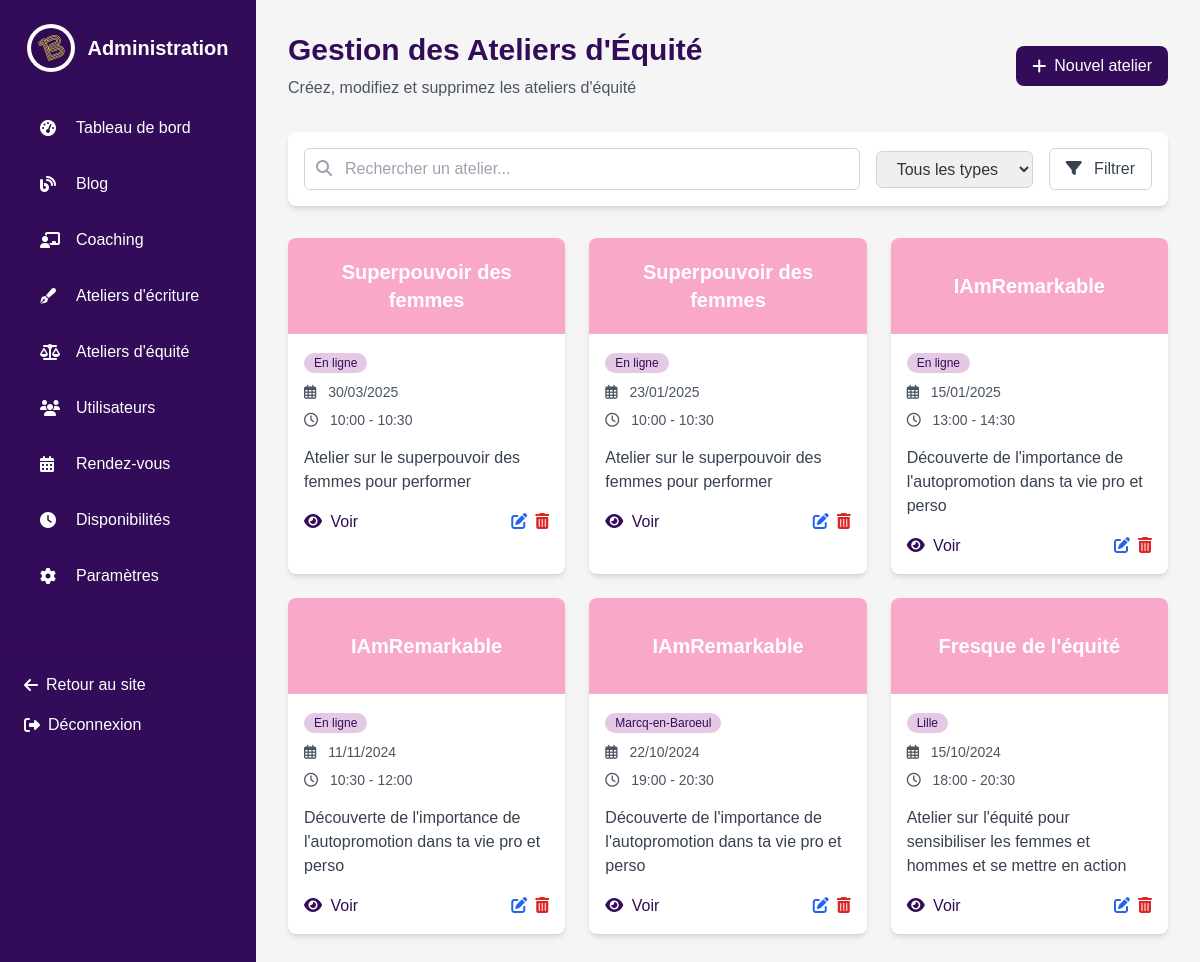
Page /frontend/admin/equityAdmin.php on the committed database.
### tables this page shows
CREATE TABLE `atelier_equite` (
  `id` int(11) NOT NULL,
  `nom` varchar(255) NOT NULL,
  `description` text NOT NULL,
  `date` date NOT NULL,
  `heure_debut` time NOT NULL,
  `heure_fin` time NOT NULL,
  `type` varchar(100) NOT NULL
);

### frontend/admin/equityAdmin.php (the view, shortened to what this page needs)
<?php
require("../../backend/utils/ConnectToBDD.php");
$query = "SELECT * FROM atelier_equite ORDER BY id DESC";
$stmt = $pdo->prepare($query);
$stmt->execute();
$workshops = $stmt->fetchAll(PDO::FETCH_ASSOC);
?>
<!DOCTYPE html>
<html lang="fr">
<head>
    <script src="https://cdn.tailwindcss.com"></script>
    <link rel="stylesheet" href="https://cdnjs.cloudflare.com/ajax/libs/font-awesome/6.4.0/css/all.min.css">
</head>
<body class="bg-lightgray text-darkgray">
    <div class="flex min-h-screen">
        <aside class="w-64 bg-violet text-white fixed h-full overflow-y-auto">
            <div class="p-6">
                <div class="flex items-center justify-center mb-8">
                    <img src="../../src/img/logo.jpg" alt="Logo Ligne 13" class="h-12 w-auto bg-white rounded-full p-1">
                    <h1 class="text-xl font-bold ml-3">Administration</h1>
                </div>
                <nav>
                    <ul class="space-y-2">
                        <li>
                            <a href="../admin.php" class="flex items-center px-4 py-3 rounded-lg hover:bg-violet/80 transition-colors">
                                <i class="fas fa-tachometer-alt w-6"></i>
                                <span class="ml-3">Tableau de bord</span>
                            </a>
                        </li>
                        <li>
                            <a href="blogAdmin.php" class="flex items-center px-4 py-3 rounded-lg hover:bg-violet/80 transition-colors">
                                <i class="fas fa-blog w-6"></i>
                                <span class="ml-3">Blog</span>
                            </a>
                        </li>
                        <li>
                            <a href="coachingAdmin.php" class="flex items-center px-4 py-3 rounded-lg hover:bg-violet/80 transition-colors">
                                <i class="fas fa-chalkboard-teacher w-6"></i>
                                <span class="ml-3">Coaching</span>
                            </a>
                        </li>
                        <li>
                            <a href="writingAdmin.php" class="flex items-center px-4 py-3 rounded-lg hover:bg-violet/80 transition-colors">
                                <i class="fas fa-pen-fancy w-6"></i>
                                <span class="ml-3">Ateliers d'écriture</span>
                            </a>
                        </li>
                        <li>
                            <a href="equityAdmin.php" class="flex items-center px-4 py-3 rounded-lg hover:bg-violet/80 transition-colors">
                                <i class="fas fa-balance-scale w-6"></i>
                                <span class="ml-3">Ateliers d'équité</span>
                            </a>
                        </li>
                        <li>
                            <a href="usersAdmin.php" class="flex items-center px-4 py-3 rounded-lg hover:bg-violet/80 transition-colors">
                                <i class="fas fa-users w-6"></i>
                                <span class="ml-3">Utilisateurs</span>
                            </a>
                        </li>
                        <li>
                            <a href="appointmentsAdmin.php" class="flex items-center px-4 py-3 rounded-lg bg-violet/80 transition-colors">
                                <i class="fas fa-calendar-alt w-6"></i>
                                <span class="ml-3">Rendez-vous</span>
                            </a>
                        </li>
                        <li>
                            <a href="availabilityAdmin.php" class="flex items-center px-4 py-3 rounded-lg hover:bg-violet/80 transition-colors">
                                <i class="fas fa-clock w-6"></i>
                                <span class="ml-3">Disponibilités</span>
                            </a>
                        </li>
                        <li>
                            <a href="#" class="flex items-center px-4 py-3 rounded-lg hover:bg-violet/80 transition-colors">
                                <i class="fas fa-cog w-6"></i>
                                <span class="ml-3">Paramètres</span>
                            </a>
                        </li>
                    </ul>
                </nav>
            </div>
            <div class="p-6 border-t border-violet/30 mt-6">
            <a href="../frontend/index.php" class="flex items-center text-white hover:text-jaune transition-colors">
                    <i class="fas fa-arrow-left mr-2"></i>
                    <span>Retour au site</span>
                </a>
                <a href="../backend/DisconnectUser.php" class="flex items-center text-white hover:text-jaune transition-colors mt-4">
                    <i class="fas fa-sign-out-alt mr-2"></i>
                    <span>Déconnexion</span>
                </a>
            </div>
        </aside>
        <main class="flex-1 ml-64 p-8">
            <div class="flex justify-between items-center mb-8">
                <div>
                    <h1 class="text-3xl font-bold text-violet">Gestion des Ateliers d'Équité</h1>
                    <p class="text-gray-600 mt-2">Créez, modifiez et supprimez les ateliers d'équité</p>
                </div>
                <button class="bg-violet text-white px-4 py-2 rounded-lg hover:bg-violet/90 transition-colors flex items-center" id="newWorkshopBtn">
                    <i class="fas fa-plus mr-2"></i>
                    Nouvel atelier
                </button>
            </div>
            <div class="bg-white rounded-lg shadow-md p-4 mb-8 animate-hidden animate-element">
                <div class="flex flex-col md:flex-row md:items-center md:justify-between gap-4">
                    <div class="relative flex-1">
                        <input type="text" placeholder="Rechercher un atelier..." class="w-full pl-10 pr-4 py-2 border border-gray-300 rounded-md focus:outline-none focus:ring-2 focus:ring-violet focus:border-transparent">
                        <i class="fas fa-search absolute left-3 top-3 text-gray-400"></i>
                    </div>
                    <div class="flex items-center space-x-4">
                        <select class="px-4 py-2 border border-gray-300 rounded-md focus:outline-none focus:ring-2 focus:ring-violet focus:border-transparent">
                            <option value="">Tous les types</option>
                        </select>
                        <button class="px-4 py-2 border border-gray-300 rounded-md text-gray-700 hover:bg-gray-50 transition-colors">
                            <i class="fas fa-filter mr-2"></i>
                            Filtrer
                        </button>
                    </div>
                </div>
            </div>
            <div class="grid grid-cols-1 md:grid-cols-2 lg:grid-cols-3 gap-6">
                <?php if (empty($workshops)): ?>
                    <div class="col-span-3 text-center py-8">
                        <p class="text-gray-500">Aucun atelier d'équité trouvé. Créez votre premier atelier !</p>
                    </div>
                <?php else: ?>
                    <?php foreach ($workshops as $index => $workshop): ?>
                        <div class="bg-white rounded-lg shadow-md overflow-hidden workshop-card animate-hidden animate-element <?= $index % 2 ? 'animate-delay-100' : ''; ?>">
                            <div class="h-24 bg-rose relative">
                                <div class="absolute inset-0 flex items-center justify-center">
                                    <h3 class="text-xl font-bold text-white text-center px-4"><?= htmlspecialchars($workshop['nom']); ?></h3>
                                </div>
                            </div>
                            <div class="p-4">
                                <div class="mb-2">
                                    <span class="inline-flex items-center px-2.5 py-0.5 rounded-full text-xs font-medium bg-mauve text-violet">
                                        <?= ucfirst(htmlspecialchars($workshop['type'])); ?>
                                    </span>
                                </div>
                                <p class="text-gray-600 text-sm mb-2">
                                    <i class="far fa-calendar-alt mr-2"></i>
                                    <?= date('d/m/Y', strtotime($workshop['date'])); ?>
                                </p>
                                <p class="text-gray-600 text-sm mb-4">
                                    <i class="far fa-clock mr-2"></i>
                                    <?= substr($workshop['heure_debut'], 0, 5); ?> - <?= substr($workshop['heure_fin'], 0, 5); ?>
                                </p>
                                <p class="text-gray-700 mb-4 line-clamp-3">
                                    <?= htmlspecialchars(substr($workshop['description'], 0, 150)) . (strlen($workshop['description']) > 150 ? '...' : ''); ?>
                                </p>
                                <div class="flex justify-between items-center">
                                    <a href="../equity-workshops.php" class="text-violet hover:text-violet/80 transition-colors" target="_blank">
                                        <i class="fas fa-eye mr-1"></i>
                                        Voir
                                    </a>
                                    <div class="flex space-x-2">
                                        <button class="text-blue-600 hover:text-blue-800 transition-colors edit-workshop" data-id="<?= $workshop['id']; ?>">
                                            <i class="fas fa-edit"></i>
                                        </button>
                                        <button class="text-red-600 hover:text-red-800 transition-colors delete-workshop" data-id="<?= $workshop['id']; ?>">
                                            <i class="fas fa-trash-alt"></i>
                                        </button>
                                    </div>
                                </div>
                            </div>
                        </div>
                    <?php endforeach; ?>
                <?php endif; ?>
            </div>
        </main>
    </div>
</body>
</html>

### frontend/admin/equityAdmin.php (style rules this page uses)
body { font-family: 'Arial', sans-serif; }
.animate-hidden { opacity: 0; transform: translateY(30px); transition: opacity 0.8s ease, transform 0.8s ease; }
.animate-visible { opacity: 1; transform: translateY(0); }
.animate-delay-100 { transition-delay: 0.1s; }
.workshop-card { transition: all 0.3s ease; }

### rows in the picture
atelier_equite: nom "Superpouvoir des femmes", type "En ligne", date "30/03/2025", heure_debut "10:00", heure_fin "10:30", description "Atelier sur le superpouvoir des femmes pour performer"
atelier_equite: nom "Superpouvoir des femmes", type "En ligne", date "23/01/2025", heure_debut "10:00", heure_fin "10:30", description "Atelier sur le superpouvoir des femmes pour performer"
atelier_equite: nom "IAmRemarkable", type "En ligne", date "15/01/2025", heure_debut "13:00", heure_fin "14:30", description "Découverte de l'importance de l'autopromotion dans ta vie pro et perso"
atelier_equite: nom "IAmRemarkable", type "En ligne", date "11/11/2024", heure_debut "10:30", heure_fin "12:00", description "Découverte de l'importance de l'autopromotion dans ta vie pro et perso"
atelier_equite: nom "IAmRemarkable", type "Marcq-en-Baroeul", date "22/10/2024", heure_debut "19:00", heure_fin "20:30", description "Découverte de l'importance de l'autopromotion dans ta vie pro et perso"
atelier_equite: nom "Fresque de l'équité", type "Lille", date "15/10/2024", heure_debut "18:00", heure_fin "20:30", description "Atelier sur l'équité pour sensibiliser les femmes et hommes et se mettre en action"
